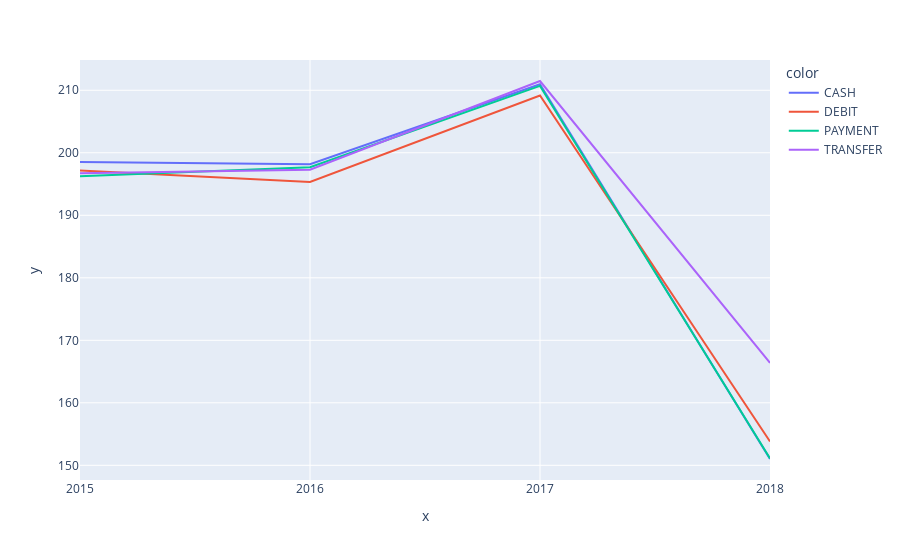

The notebook cell saved with this chart:
### Code cell
px.line(x = type_y["ord_year"], y = type_y["Sales"], color = type_y["Type"])

### Figure 1 — Plotly figure (JSON) as saved in the notebook; plotly's stock layout.template omitted (floating-point values rounded to 4 significant figures)
{"data": [{"hovertemplate": "color=CASH<br>x=%{x}<br>y=%{y}<extra></extra>", "legendgroup": "CASH", "line": {"color": "#636efa", "dash": "solid"}, "marker": {"symbol": "circle"}, "mode": "lines", "name": "CASH", "orientation": "v", "showlegend": true, "type": "scatter", "x": ["2015", "2016", "2017", "2018"], "xaxis": "x", "y": [198.5, 198.2, 211.0, 151.0], "yaxis": "y"}, {"hovertemplate": "color=DEBIT<br>x=%{x}<br>y=%{y}<extra></extra>", "legendgroup": "DEBIT", "line": {"color": "#EF553B", "dash": "solid"}, "marker": {"symbol": "circle"}, "mode": "lines", "name": "DEBIT", "orientation": "v", "showlegend": true, "type": "scatter", "x": ["2015", "2016", "2017", "2018"], "xaxis": "x", "y": [197.2, 195.3, 209.2, 153.8], "yaxis": "y"}, {"hovertemplate": "color=PAYMENT<br>x=%{x}<br>y=%{y}<extra></extra>", "legendgroup": "PAYMENT", "line": {"color": "#00cc96", "dash": "solid"}, "marker": {"symbol": "circle"}, "mode": "lines", "name": "PAYMENT", "orientation": "v", "showlegend": true, "type": "scatter", "x": ["2015", "2016", "2017", "2018"], "xaxis": "x", "y": [196.2, 197.7, 210.7, 151.1], "yaxis": "y"}, {"hovertemplate": "color=TRANSFER<br>x=%{x}<br>y=%{y}<extra></extra>", "legendgroup": "TRANSFER", "line": {"color": "#ab63fa", "dash": "solid"}, "marker": {"symbol": "circle"}, "mode": "lines", "name": "TRANSFER", "orientation": "v", "showlegend": true, "type": "scatter", "x": ["2015", "2016", "2017", "2018"], "xaxis": "x", "y": [196.7, 197.3, 211.5, 166.4], "yaxis": "y"}], "layout": {"legend": {"title": {"text": "color"}, "tracegroupgap": 0}, "margin": {"t": 60}, "xaxis": {"anchor": "y", "domain": [0, 1], "title": {"text": "x"}}, "yaxis": {"anchor": "x", "domain": [0, 1], "title": {"text": "y"}}}}
